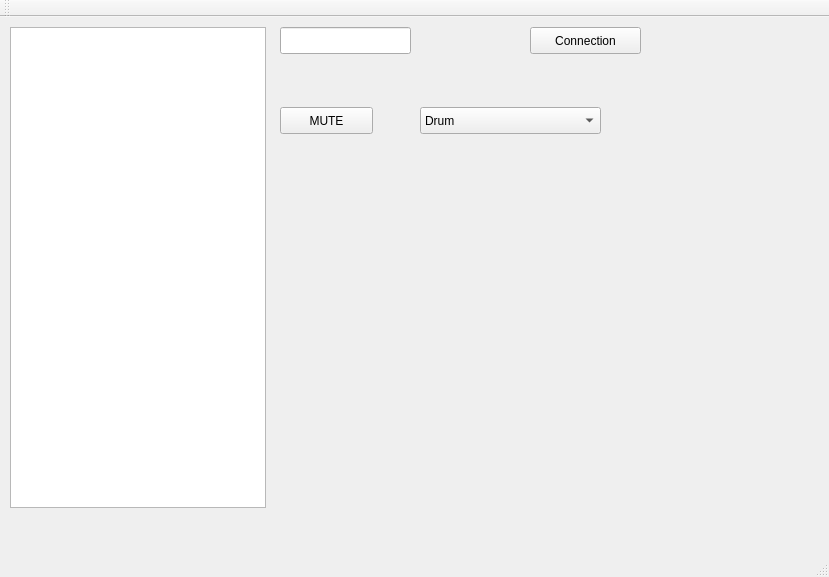
<?xml version="1.0" encoding="UTF-8"?>
<ui version="4.0">
 <class>Radio_Jam_Client</class>
 <widget class="QMainWindow" name="Radio_Jam_Client">
  <property name="geometry">
   <rect>
    <x>0</x>
    <y>0</y>
    <width>829</width>
    <height>577</height>
   </rect>
  </property>
  <property name="windowTitle">
   <string>Radio_Jam_Client</string>
  </property>
  <widget class="QWidget" name="centralWidget">
   <widget class="QListWidget" name="lclient">
    <property name="geometry">
     <rect>
      <x>10</x>
      <y>10</y>
      <width>256</width>
      <height>481</height>
     </rect>
    </property>
   </widget>
   <widget class="QPushButton" name="pbMUTE">
    <property name="geometry">
     <rect>
      <x>280</x>
      <y>90</y>
      <width>93</width>
      <height>27</height>
     </rect>
    </property>
    <property name="text">
     <string>MUTE</string>
    </property>
   </widget>
   <widget class="QComboBox" name="cboInstrument">
    <property name="geometry">
     <rect>
      <x>420</x>
      <y>90</y>
      <width>181</width>
      <height>27</height>
     </rect>
    </property>
    <item>
     <property name="text">
      <string>Drum</string>
     </property>
    </item>
    <item>
     <property name="text">
      <string>Basse</string>
     </property>
    </item>
   </widget>
   <widget class="QLineEdit" name="txtNom">
    <property name="geometry">
     <rect>
      <x>280</x>
      <y>10</y>
      <width>131</width>
      <height>27</height>
     </rect>
    </property>
   </widget>
   <widget class="QPushButton" name="pbConnection">
    <property name="geometry">
     <rect>
      <x>530</x>
      <y>10</y>
      <width>111</width>
      <height>27</height>
     </rect>
    </property>
    <property name="text">
     <string>Connection</string>
    </property>
   </widget>
  </widget>
  <widget class="QMenuBar" name="menuBar">
   <property name="geometry">
    <rect>
     <x>0</x>
     <y>0</y>
     <width>829</width>
     <height>25</height>
    </rect>
   </property>
  </widget>
  <widget class="QToolBar" name="mainToolBar">
   <attribute name="toolBarArea">
    <enum>TopToolBarArea</enum>
   </attribute>
   <attribute name="toolBarBreak">
    <bool>false</bool>
   </attribute>
  </widget>
  <widget class="QStatusBar" name="statusBar"/>
 </widget>
 <layoutdefault spacing="6" margin="11"/>
 <resources/>
 <connections/>
</ui>
